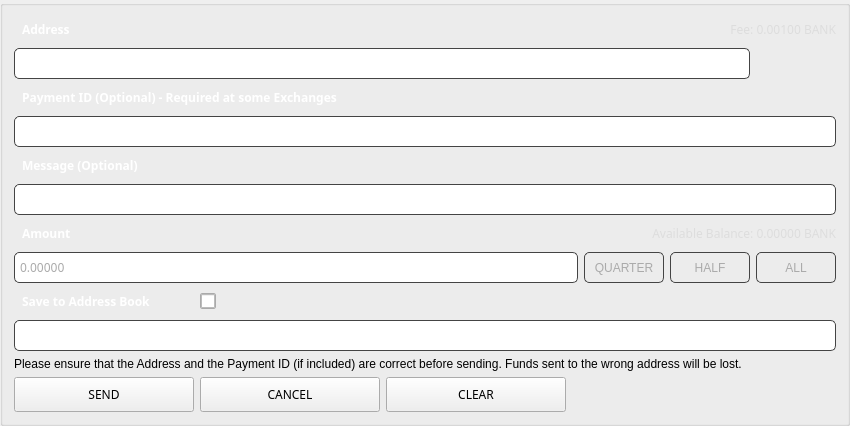
       <widget class="QGroupBox" name="sendBox">
        <property name="styleSheet">
         <string notr="true"/>
        </property>
        <property name="title">
         <string/>
        </property>
        <layout class="QGridLayout" name="gridLayout_12">
         <item row="0" column="0">
          <widget class="QLabel" name="adressLabel">
           <property name="minimumSize">
            <size>
             <width>0</width>
             <height>25</height>
            </size>
           </property>
           <property name="font">
            <font>
             <family>Poppins</family>
             <weight>75</weight>
             <bold>true</bold>
            </font>
           </property>
           <property name="styleSheet">
            <string notr="true">color: #fff;   font-weight: bold;
border: none;
padding-left: 5px</string>
           </property>
           <property name="text">
            <string>Address</string>
           </property>
          </widget>
         </item>
         <item row="0" column="3" colspan="5">
          <widget class="QLabel" name="m_sendFee">
           <property name="minimumSize">
            <size>
             <width>100</width>
             <height>25</height>
            </size>
           </property>
           <property name="maximumSize">
            <size>
             <width>16777215</width>
             <height>16777215</height>
            </size>
           </property>
           <property name="font">
            <font>
             <family>Poppins</family>
            </font>
           </property>
           <property name="styleSheet">
            <string notr="true">color: #ddd;  
border: none;</string>
           </property>
           <property name="text">
            <string notr="true">Fee: 0.00100 BANK</string>
           </property>
           <property name="alignment">
            <set>Qt::AlignRight|Qt::AlignTrailing|Qt::AlignVCenter</set>
           </property>
          </widget>
         </item>
         <item row="1" column="0" colspan="7">
          <widget class="QLineEdit" name="m_addressEdit">
           <property name="minimumSize">
            <size>
             <width>0</width>
             <height>31</height>
            </size>
           </property>
           <property name="font">
            <font>
             <family>Poppins</family>
            </font>
           </property>
           <property name="styleSheet">
            <string notr="true">padding: 3px; border: 1px solid #444; border-radius: 5px;   color: #aaa;</string>
           </property>
           <property name="text">
            <string/>
           </property>
          </widget>
         </item>
         <item row="1" column="7">
          <widget class="QPushButton" name="m_addressBookButton">
           <property name="minimumSize">
            <size>
             <width>25</width>
             <height>25</height>
            </size>
           </property>
           <property name="maximumSize">
            <size>
             <width>80</width>
             <height>25</height>
            </size>
           </property>
           <property name="font">
            <font>
             <family>Poppins</family>
            </font>
           </property>
           <property name="styleSheet">
            <string notr="true">border: none;</string>
           </property>
           <property name="text">
            <string/>
           </property>
           <property name="icon">
            <iconset resource="../../resources.qrc">
             <normaloff>:/icons/address-book</normaloff>:/icons/address-book</iconset>
           </property>
          </widget>
         </item>
         <item row="2" column="0" colspan="4">
          <widget class="QLabel" name="pidLabel">
           <property name="minimumSize">
            <size>
             <width>0</width>
             <height>25</height>
            </size>
           </property>
           <property name="font">
            <font>
             <family>Poppins</family>
             <weight>75</weight>
             <bold>true</bold>
            </font>
           </property>
           <property name="styleSheet">
            <string notr="true">color: #fff;   font-weight: bold;
border: none;
padding-left: 5px</string>
           </property>
           <property name="text">
            <string>Payment ID (Optional) - Required at some Exchanges</string>
           </property>
          </widget>
         </item>
         <item row="3" column="0" colspan="8">
          <widget class="QLineEdit" name="m_paymentIdEdit">
           <property name="minimumSize">
            <size>
             <width>0</width>
             <height>31</height>
            </size>
           </property>
           <property name="font">
            <font>
             <family>Poppins</family>
            </font>
           </property>
           <property name="styleSheet">
            <string notr="true">padding: 3px; border: 1px solid #444; border-radius: 5px;   color: #aaa;</string>
           </property>
           <property name="text">
            <string/>
           </property>
          </widget>
         </item>
         <item row="4" column="0" colspan="3">
          <widget class="QLabel" name="amountLabel_2">
           <property name="minimumSize">
            <size>
             <width>0</width>
             <height>25</height>
            </size>
           </property>
           <property name="font">
            <font>
             <family>Poppins</family>
             <weight>75</weight>
             <bold>true</bold>
            </font>
           </property>
           <property name="styleSheet">
            <string notr="true">color: #fff;   font-weight: bold;
border: none;
padding-left: 5px</string>
           </property>
           <property name="text">
            <string>Message (Optional)</string>
           </property>
          </widget>
         </item>
         <item row="5" column="0" colspan="8">
          <widget class="QLineEdit" name="m_messageEdit">
           <property name="minimumSize">
            <size>
             <width>360</width>
             <height>31</height>
            </size>
           </property>
           <property name="maximumSize">
            <size>
             <width>16777215</width>
             <height>16777215</height>
            </size>
           </property>
           <property name="font">
            <font>
             <family>Poppins</family>
            </font>
           </property>
           <property name="styleSheet">
            <string notr="true">padding: 3px; border: 1px solid #444; border-radius: 5px;   color: #aaa;</string>
           </property>
           <property name="text">
            <string/>
           </property>
          </widget>
         </item>
         <item row="6" column="0" colspan="3">
          <widget class="QLabel" name="amountLabel">
           <property name="minimumSize">
            <size>
             <width>0</width>
             <height>25</height>
            </size>
           </property>
           <property name="font">
            <font>
             <family>Poppins</family>
             <weight>75</weight>
             <bold>true</bold>
            </font>
           </property>
           <property name="styleSheet">
            <string notr="true">color: #fff;   font-weight: bold;
border: none;
padding-left: 5px</string>
           </property>
           <property name="text">
            <string>Amount</string>
           </property>
          </widget>
         </item>
         <item row="6" column="3" colspan="5">
          <widget class="QLabel" name="m_balanceLabel">
           <property name="minimumSize">
            <size>
             <width>100</width>
             <height>25</height>
            </size>
           </property>
           <property name="maximumSize">
            <size>
             <width>16777215</width>
             <height>16777215</height>
            </size>
           </property>
           <property name="font">
            <font>
             <family>Poppins</family>
            </font>
           </property>
           <property name="styleSheet">
            <string notr="true">color: #ddd;  
border: none;</string>
           </property>
           <property name="text">
            <string notr="true">Available Balance: 0.00000 BANK</string>
           </property>
           <property name="alignment">
            <set>Qt::AlignRight|Qt::AlignTrailing|Qt::AlignVCenter</set>
           </property>
          </widget>
         </item>
         <item row="7" column="0" colspan="5">
          <widget class="QLineEdit" name="m_amountEdit">
           <property name="minimumSize">
            <size>
             <width>74</width>
             <height>31</height>
            </size>
           </property>
           <property name="maximumSize">
            <size>
             <width>16777215</width>
             <height>16777215</height>
            </size>
           </property>
           <property name="font">
            <font>
             <family>Poppins</family>
            </font>
           </property>
           <property name="styleSheet">
            <string notr="true">padding: 3px; border: 1px solid #444; border-radius: 5px;   color: #aaa;</string>
           </property>
           <property name="text">
            <string>0.00000</string>
           </property>
          </widget>
         </item>
         <item row="7" column="5">
          <widget class="QPushButton" name="m_percent25">
           <property name="minimumSize">
            <size>
             <width>80</width>
             <height>31</height>
            </size>
           </property>
           <property name="maximumSize">
            <size>
             <width>80</width>
             <height>16777215</height>
            </size>
           </property>
           <property name="styleSheet">
            <string notr="true">QPushButton#m_percent25{ padding: 3px; border: 1px solid #444; border-radius: 5px;   color: #aaa; }
                                                    QPushButton#m_percent25:hover{ color: white;}
                                                </string>
           </property>
           <property name="text">
            <string>QUARTER</string>
           </property>
          </widget>
         </item>
         <item row="7" column="6">
          <widget class="QPushButton" name="m_percent50">
           <property name="minimumSize">
            <size>
             <width>80</width>
             <height>31</height>
            </size>
           </property>
           <property name="maximumSize">
            <size>
             <width>80</width>
             <height>16777215</height>
            </size>
           </property>
           <property name="styleSheet">
            <string notr="true">QPushButton#m_percent50{ padding: 3px; border: 1px solid #444; border-radius: 5px;   color: #aaa;}
                                                    QPushButton#m_percent50:hover{ color: white;}
                                                </string>
           </property>
           <property name="text">
            <string>HALF</string>
           </property>
          </widget>
         </item>
         <item row="7" column="7">
          <widget class="QPushButton" name="m_percent100">
           <property name="minimumSize">
            <size>
             <width>80</width>
             <height>31</height>
            </size>
           </property>
           <property name="maximumSize">
            <size>
             <width>80</width>
             <height>16777215</height>
            </size>
           </property>
           <property name="styleSheet">
            <string notr="true">QPushButton#m_percent100{ padding: 3px; border: 1px solid #444; border-radius: 5px;   color: #aaa;}
                                                    QPushButton#m_percent100:hover{ color: white;}
                                                </string>
           </property>
           <property name="text">
            <string>ALL</string>
           </property>
          </widget>
         </item>
         <item row="8" column="0">
          <widget class="QLabel" name="labelLabel">
           <property name="minimumSize">
            <size>
             <width>0</width>
             <height>25</height>
            </size>
           </property>
           <property name="font">
            <font>
             <family>Poppins</family>
             <weight>75</weight>
             <bold>true</bold>
            </font>
           </property>
           <property name="styleSheet">
            <string notr="true">color: #fff;   font-weight: bold;
border: none;
padding-left: 5px</string>
           </property>
           <property name="text">
            <string>Save to Address Book</string>
           </property>
           <property name="alignment">
            <set>Qt::AlignLeading|Qt::AlignLeft|Qt::AlignVCenter</set>
           </property>
          </widget>
         </item>
         <item row="8" column="1">
          <widget class="QCheckBox" name="m_saveAddress">
           <property name="sizePolicy">
            <sizepolicy hsizetype="Preferred" vsizetype="Preferred">
             <horstretch>0</horstretch>
             <verstretch>0</verstretch>
            </sizepolicy>
           </property>
           <property name="minimumSize">
            <size>
             <width>16</width>
             <height>16</height>
            </size>
           </property>
           <property name="maximumSize">
            <size>
             <width>16</width>
             <height>16</height>
            </size>
           </property>
           <property name="sizeIncrement">
            <size>
             <width>0</width>
             <height>0</height>
            </size>
           </property>
           <property name="styleSheet">
            <string notr="true">border: 1px solid #aaa;
color: white;
border-radius: 2px;</string>
           </property>
           <property name="text">
            <string/>
           </property>
          </widget>
         </item>
         <item row="9" column="0" colspan="8">
          <widget class="QLineEdit" name="m_addressLabel">
           <property name="minimumSize">
            <size>
             <width>100</width>
             <height>31</height>
            </size>
           </property>
           <property name="maximumSize">
            <size>
             <width>16777215</width>
             <height>16777215</height>
            </size>
           </property>
           <property name="font">
            <font>
             <family>Poppins</family>
            </font>
           </property>
           <property name="styleSheet">
            <string notr="true">padding: 3px; border: 1px solid #444; border-radius: 5px;   color: #aaa;</string>
           </property>
           <property name="text">
            <string/>
           </property>
          </widget>
         </item>
         <item row="10" column="0" colspan="8">
          <widget class="QLabel" name="sendFundsWarningLabel">
           <property name="sizePolicy">
            <sizepolicy hsizetype="Preferred" vsizetype="Expanding">
             <horstretch>0</horstretch>
             <verstretch>0</verstretch>
            </sizepolicy>
           </property>
           <property name="styleSheet">
            <string notr="true">border: none;</string>
           </property>
           <property name="text">
            <string>Please ensure that the Address and the Payment ID (if included) are correct before sending. Funds sent to the wrong address will be lost.</string>
           </property>
           <property name="alignment">
            <set>Qt::AlignLeading|Qt::AlignLeft|Qt::AlignTop</set>
           </property>
           <property name="wordWrap">
            <bool>true</bool>
           </property>
          </widget>
         </item>
         <item row="11" column="0">
          <widget class="QPushButton" name="b1_sendFundsButton">
           <property name="sizePolicy">
            <sizepolicy hsizetype="Minimum" vsizetype="Fixed">
             <horstretch>0</horstretch>
             <verstretch>0</verstretch>
            </sizepolicy>
           </property>
           <property name="minimumSize">
            <size>
             <width>180</width>
             <height>35</height>
            </size>
           </property>
           <property name="maximumSize">
            <size>
             <width>180</width>
             <height>35</height>
            </size>
           </property>
           <property name="font">
            <font>
             <family>Poppins</family>
            </font>
           </property>
           <property name="styleSheet">
            <string notr="true">/* This button style is handled automatically by OverviewFrame:setStyles() (in OverviewFrame.cpp) */</string>
           </property>
           <property name="text">
            <string>SEND</string>
           </property>
          </widget>
         </item>
         <item row="11" column="1">
          <widget class="QPushButton" name="b1_cancelButton">
           <property name="minimumSize">
            <size>
             <width>180</width>
             <height>35</height>
            </size>
           </property>
           <property name="maximumSize">
            <size>
             <width>180</width>
             <height>35</height>
            </size>
           </property>
           <property name="font">
            <font>
             <family>Poppins</family>
            </font>
           </property>
           <property name="styleSheet">
            <string notr="true">/* This button style is handled automatically by OverviewFrame:setStyles() (in OverviewFrame.cpp) */</string>
           </property>
           <property name="text">
            <string>CANCEL</string>
           </property>
          </widget>
         </item>
         <item row="11" column="2">
          <widget class="QPushButton" name="b1_clearAllButton">
           <property name="minimumSize">
            <size>
             <width>180</width>
             <height>35</height>
            </size>
           </property>
           <property name="maximumSize">
            <size>
             <width>180</width>
             <height>35</height>
            </size>
           </property>
           <property name="font">
            <font>
             <family>Poppins</family>
            </font>
           </property>
           <property name="cursor">
            <cursorShape>ArrowCursor</cursorShape>
           </property>
           <property name="styleSheet">
            <string notr="true">/* This button style is handled automatically by OverviewFrame:setStyles() (in OverviewFrame.cpp) */</string>
           </property>
           <property name="text">
            <string>CLEAR</string>
           </property>
          </widget>
         </item>
        </layout>
        <zorder>sendFundsWarningLabel</zorder>
        <zorder>m_amountEdit</zorder>
        <zorder>pidLabel</zorder>
        <zorder>amountLabel_2</zorder>
        <zorder>labelLabel</zorder>
        <zorder>amountLabel</zorder>
        <zorder>m_addressLabel</zorder>
        <zorder>m_messageEdit</zorder>
        <zorder>adressLabel</zorder>
        <zorder>m_paymentIdEdit</zorder>
        <zorder>m_addressEdit</zorder>
        <zorder>b1_sendFundsButton</zorder>
        <zorder>b1_cancelButton</zorder>
        <zorder>m_sendFee</zorder>
        <zorder>m_addressBookButton</zorder>
        <zorder>m_saveAddress</zorder>
        <zorder>b1_clearAllButton</zorder>
        <zorder>m_balanceLabel</zorder>
        <zorder>m_percent100</zorder>
        <zorder>m_percent50</zorder>
        <zorder>m_percent25</zorder>
       </widget>
